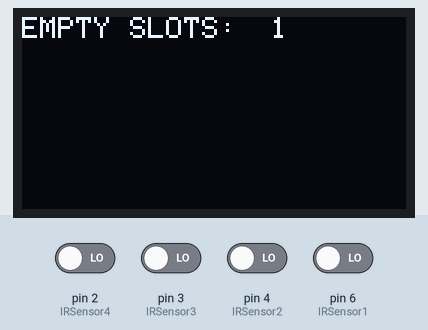
This sketch was run on a simulated Arduino Uno, built with avr-gcc and run on an emulated ATmega328P. Parts: 128×64 one-colour display. Inputs (shaded band) come from the test bench; at power-on: pin 2 (IRSensor4), pin 3 (IRSensor3), pin 4 (IRSensor2), pin 6 (IRSensor1) LOW. What the sketch prints to the serial monitor is not drawn.

Above: at 1.2 s.
1.3 s: pin 2 (IRSensor4) driven HIGH
At 3.5 s:
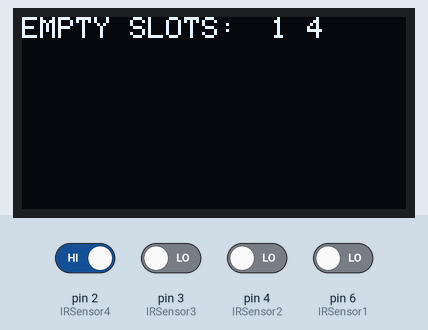
4.0 s: pin 3 (IRSensor3) driven HIGH
At 4.9 s:
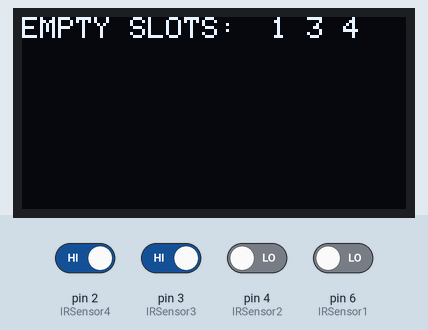
6.7 s: pin 4 (IRSensor2) driven HIGH
At 8.9 s:
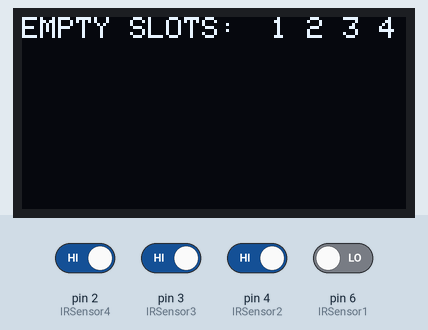
9.7 s: pin 2 (IRSensor4) driven LOW
At 11.4 s:
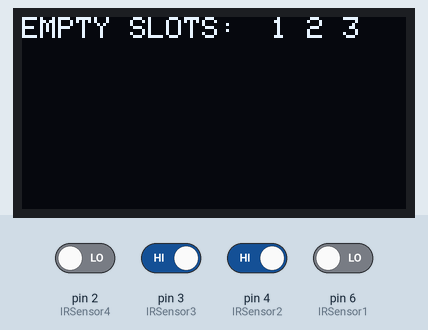
12.4 s: pin 3 (IRSensor3) driven LOW
At 15.4 s:
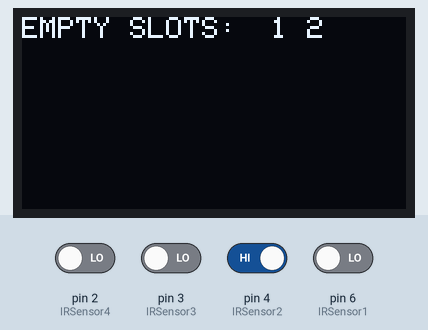
Timing chart, 0 to 16.7 s (numbered marks = the images above; inputs shaded):
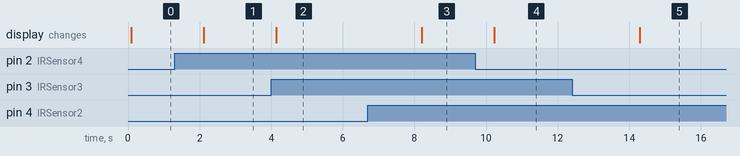

Measured:
- after the input at 1.3 s, the display: changes after 0.81 s (image 1)
- after the input at 4.0 s, the display: changes after 0.14 s (image 2)
- after the input at 6.7 s, the display: changes after 1.5 s (image 3)
- after the input at 9.7 s, the display: changes after 0.53 s (image 4)
- after the input at 12.4 s, the display: changes after 1.9 s (image 5)

The sketch:

IR.ino
```cpp
#include<SPI.h>

#include <Wire.h>
#include <Adafruit_GFX.h>
#include <Adafruit_SSD1306.h>

Adafruit_SSD1306 display(-1);

int IRSensor1 = 6; // connect ir sensor to arduino pin 2
int IRSensor2 = 4;
int IRSensor3 = 3; // connect ir sensor to arduino pin 2
int IRSensor4 = 2;
int IR[4];

void setup()
{
Serial.begin(9600);
  pinMode (IRSensor1, INPUT); // sensor pin INPUT
  pinMode (IRSensor2, INPUT); // sensor pin INPUT
  pinMode (IRSensor3, INPUT); // sensor pin INPUT
  pinMode (IRSensor4, INPUT); // sensor pin INPUT
   display.begin(SSD1306_SWITCHCAPVCC, 0x3C);

  // Clear the buffer.
  display.clearDisplay();

  // Display Text
  display.setTextSize(1);
  display.setTextColor(WHITE);

  display.display();

 // display.clearDisplay();

}

void loop()
{
  int statusSensor1 = digitalRead (IRSensor1);
  int statusSensor2 = digitalRead (IRSensor2);
  int statusSensor3 = digitalRead (IRSensor3);
  int statusSensor4 = digitalRead (IRSensor4);

    if (statusSensor1 == 1)
    {
      IR[0]=1;
      Serial.println("1:EMPTY"); // LED LOW
    }
  if (statusSensor2 == 1)
    {
    IR[1]=1;
    Serial.println("2:EMPTY"); // LED LOW
    } // LED LOW
  if (statusSensor3 == 1)
    {
    IR[2]=1;
    Serial.println("3:EMPTY");
    } // LED LOW
  if (statusSensor4 == 1)
    {
    IR[3]=1;
    Serial.println("4:EMPTY");
    } // LED LOW


  if (statusSensor1 == 0)
   {
    IR[0]=1;
    Serial.println("1:FULL"); // LED HIGH
   }
  if (statusSensor2 == 0)
   {
    IR[1]=0;
    Serial.println("2:FULL"); // LED LOW
   } // LED LOW
  if (statusSensor3 == 0)
   {
    IR[2]=0;
    Serial.println("3:FULL"); // LED LOW
   } // LED LOW
  if (statusSensor4 == 0)
  {
    IR[3]=0;
    Serial.println("4:FULL"); // LED LOW
   } // LED LOW
        display.setCursor(0,0);
        display.println("EMPTY SLOTS:");
      //  display.setTextSize(1);
      //  display.setTextColor(WHITE);
        display.setCursor(83,0);

    for(int i =0 ; i < 4; i++)
    {
      if(IR[i]==1)
      { Serial.print(i+1);
        display.print(i+1);
        display.print(" ");

      }
    }

   if(IR[0]==0 && IR[1]==0 && IR[2]==0 && IR[3]==0)
    {
      display.clearDisplay();
      display.setTextSize(1);
      display.setTextColor(WHITE);
      display.setCursor(0,0);
      display.print("PARKING FULL");
    }
   display.display();
  delay(2000);
  display.clearDisplay();
}
```
